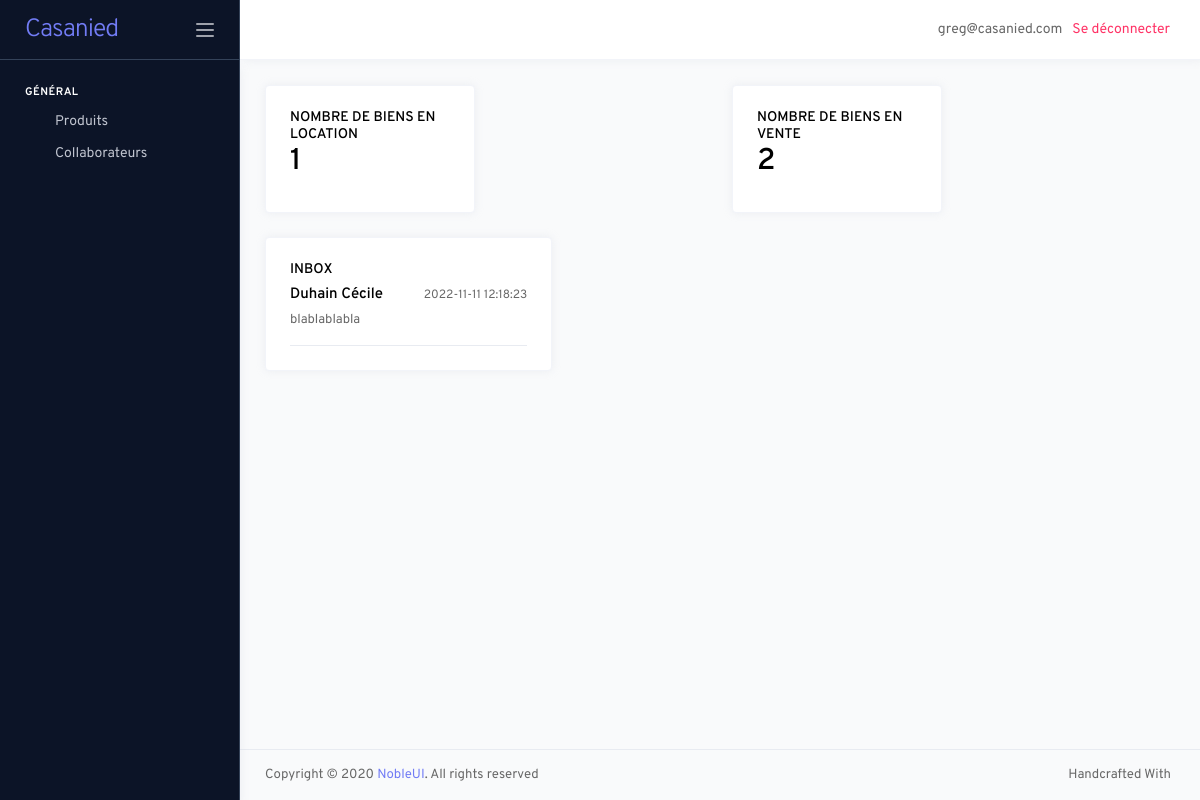
The page /BO_Project/admin.php (signed in) on the database as committed earlier.
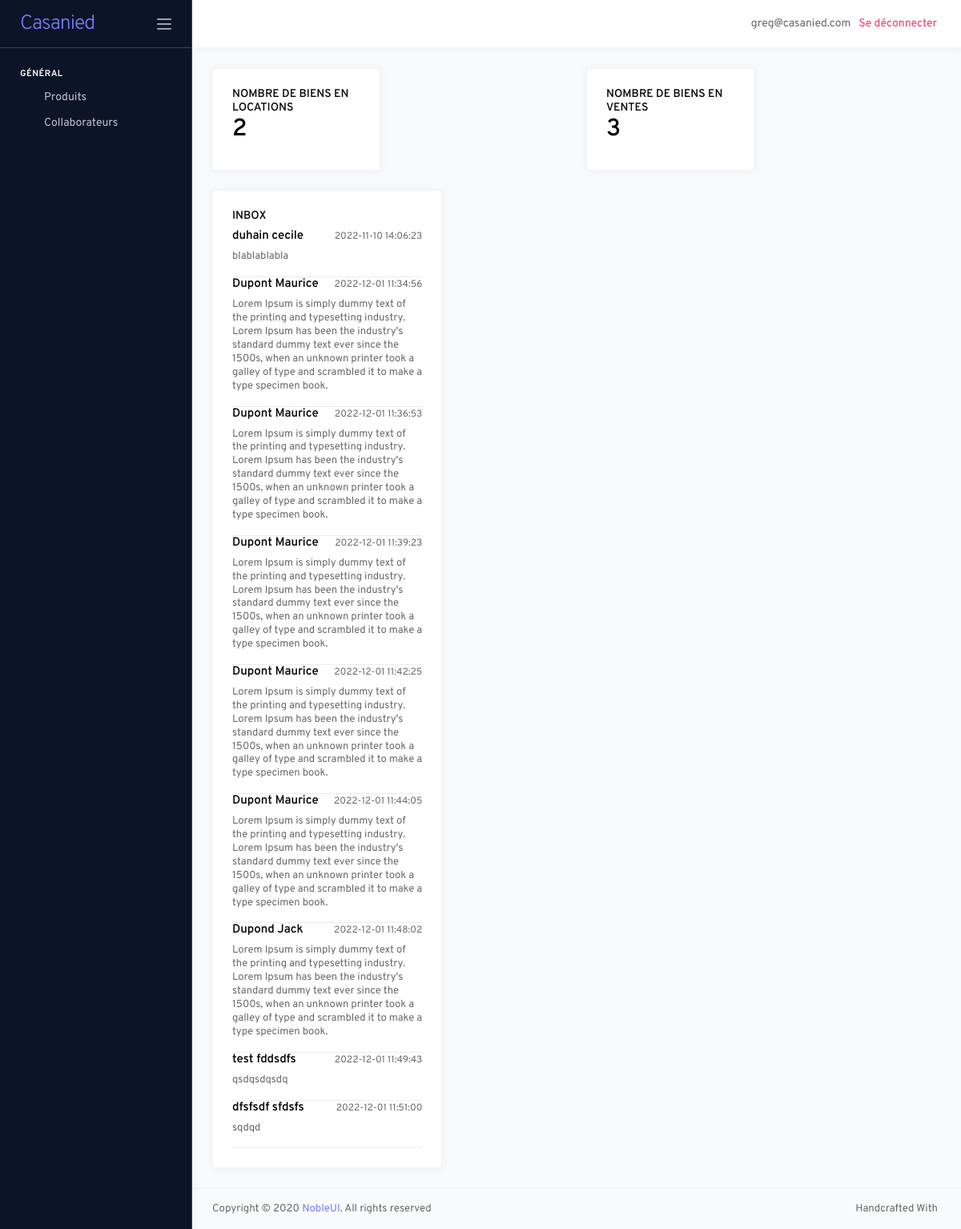
The same page on the database as committed later.
### tables this page shows
CREATE TABLE IF NOT EXISTS `category` (
  `id` int(11) NOT NULL AUTO_INCREMENT,
  `name` varchar(75) NOT NULL,
  PRIMARY KEY (`id`)
);

CREATE TABLE IF NOT EXISTS `contact` (
  `id` int(11) NOT NULL AUTO_INCREMENT,
  `name` varchar(75) NOT NULL,
  `firstName` varchar(100) NOT NULL,
  `tel` varchar(30) NOT NULL,
  `mail` varchar(255) NOT NULL,
  `message` varchar(255) NOT NULL,
  `date_envoi` datetime NOT NULL DEFAULT CURRENT_TIMESTAMP,
  PRIMARY KEY (`id`)
);

### BO_Project/pages/accueil.php (the view)
<div class="row">
    <?php
    $queryCount = "SELECT COUNT(*) FROM category";
    $reqCount = $bdd->prepare($queryCount);
    $reqCount->execute();
    $dataCount = $reqCount->fetch();
    for ($i = 1; $i <= $dataCount[0]; $i++) {
        $query = "SELECT COUNT(*) FROM product WHERE category_id='{$i}'";
        $req = $bdd->prepare($query);
        $req->execute();
        $data = $req->fetch();
        $query2 = "SELECT * FROM category WHERE id='{$i}'";
        $req2 = $bdd->prepare($query2);
        $req2->execute();
        $res = $req2->fetch();
    ?>
        <div class="col-6 col-xl-6 stretch-card">
            <div class="row flex-grow">
                <div class="col-md-6 grid-margin stretch-card">
                    <div class="card">
                        <div class="card-body">
                            <div class="d-flex justify-content-between align-items-baseline">
                                <h6 class="card-title mb-0"><?php echo "Nombre de biens en " . $res['name']; ?></h6>
                            </div>
                            <div class="row">
                                <div class="col-6 col-md-12 col-xl-5">
                                    <h3 class="mb-2"><?php echo $data[0]; ?></h3>
                                </div>
                            </div>
                        </div>
                    </div>
                </div>
            </div>
        </div>
    <?php
    }
    ?>
</div>
<div class="row">
    <div class="col-lg-6 col-xl-4 grid-margin grid-margin-xl-0 stretch-card">
        <div class="card">
            <div class="card-body">
                <div class="d-flex justify-content-between align-items-baseline mb-2">
                    <h6 class="card-title mb-0">Inbox</h6>
                </div>
                <?php
                $queryContact = "SELECT * FROM contact";
                $reqContact = $bdd->prepare($queryContact);
                $reqContact->execute();
                while ($dataContact = $reqContact->fetch()) {
                ?>
                    <div class="d-flex flex-column">
                        <a href="#" class="d-flex align-items-center border-bottom pb-3">
                            <div class="w-100">
                                <div class="d-flex justify-content-between">
                                    <h6 class="text-body mb-2"><?php echo $dataContact['name'] . " " . $dataContact['firstName']; ?></h6>
                                    <p class="text-muted tx-12"><?php echo $dataContact['date_envoi']; ?></p>
                                </div>
                                <p class="text-muted tx-13"><?php echo $dataContact['message']; ?></p>
                            </div>
                        </a>
                    </div>
                <?php
                }
                ?>
            </div>
        </div>
    </div>
</div>

### BO_Project/admin.php (shortened to what this page needs)
<?php
include('./pages/bdd.php');
?>
<!DOCTYPE html>
<html lang="fr">
<head>
	<link rel="stylesheet" href="assets/vendors/core/core.css">
	<link rel="stylesheet" href="assets/vendors/bootstrap-datepicker/bootstrap-datepicker.min.css">
	<link rel="stylesheet" href="assets/fonts/feather-font/css/iconfont.css">
	<link rel="stylesheet" href="assets/vendors/flag-icon-css/css/flag-icon.min.css">
	<link rel="stylesheet" href="assets/css/style.css">
</head>
<body class="sidebar-dark">
	<div class="main-wrapper">
		<nav class="sidebar">
			<div class="sidebar-header">
				<a href="admin.php" class="sidebar-brand">
					<span>Casanied</span>
				</a>
				<div class="sidebar-toggler not-active">
					<span></span>
					<span></span>
					<span></span>
				</div>
			</div>
			<div class="sidebar-body">
				<ul class="nav">
					<li class="nav-item nav-category">Général</li>
					<li class="nav-item">
						<a href="admin.php?page=4" class="nav-link">
							<i class="link-icon" data-feather="box"></i>
							<span class="link-title">Produits</span>
						</a>
					</li>
					<li class="nav-item">
						<a href="admin.php?page=5" class="nav-link">
							<i class="link-icon" data-feather="box"></i>
							<span class="link-title">Collaborateurs</span>
						</a>
					</li>
				</ul>
			</div>
		</nav>
		<div class="page-wrapper">
			<nav class="navbar">
				<div class="navbar-content">
					<ul class="navbar-nav">
						<li class="nav-item dropdown nav-profile">
							<a class="nav-link dropdown-toggle" href="#" id="profileDropdown" role="button" data-toggle="dropdown" aria-haspopup="true" aria-expanded="false">
								<p class="email text-muted"><?php echo $_SESSION['username'] ?></p>
							</a>
						</li>
						<li class="nav-item">
							<a class="nav-link text-danger" href="pages/logout.php">
								Se déconnecter
							</a>
						</li>
					</ul>
				</div>
			</nav>
			<div class="page-content">
				<?php
				if (isset($_SESSION['admin']) && $_SESSION['admin'] == 'ADMIN') {
					if (isset($_GET['page'])) {
						$page = $_GET['page'];
					} else {
						$page = 1;
					}
					if ($page == 1) {
						include('pages/accueil.php');
					} elseif ($page == 2) {
						include('pages/categorie.php');
					} elseif ($page == 3) {
						include('pages/sousCat.php');
					} elseif ($page == 4) {
						include('pages/produits.php');
					} elseif ($page == 5) {
						include('pages/collab.php');
					} elseif ($page == 6) {
						include('pages/addCollab.php');
					} elseif ($page == 7) {
						include('pages/confirmDelete.php');
					} elseif ($page == 8) {
						include('pages/addProduct.php');
					} elseif ($page == 9) {
						include('pages/target_product.php');
					}
				} else {
					$_SESSION['message'] = '<div class="alert alert-danger text-center" role="alert"><i class="fa-solid fa-triangle-exclamation me-3"></i>Vous n\'avez pas les droits pour accéder à cette zone</div>';
					header('Location: ../index.php?page=1');
				}
				?>
			</div>
			<footer class="footer d-flex flex-column flex-md-row align-items-center justify-content-between">
				<p class="text-muted text-center text-md-left">Copyright © 2020 <a href="https://www.nobleui.com" target="_blank">NobleUI</a>. All rights reserved</p>
				<p class="text-muted text-center text-md-left mb-0 d-none d-md-block">Handcrafted With <i class="mb-1 text-primary ml-1 icon-small" data-feather="heart"></i></p>
			</footer>
		</div>
	</div>
</body>
</html>

Rows that differ between the two databases and show on the page:
changed category: name "LOCATION" → "LOCATIONS"; data "1" → "2"
changed category: name "VENTE" → "VENTES"; data "2" → "3"
changed contact "blablablabla": name "Duhain" → "duhain"; firstName "Cécile" → "cecile"; date_envoi "2022-11-11 12:18:23" → "2022-11-10 14:06:23"
added contact: name "Dupont", firstName "Maurice", date_envoi "2022-12-01 11:34:56", message "Lorem Ipsum is simply dummy text of the printing and typesetting industry. Lorem Ipsum has been the industry's standard dummy text ever since the 1500s, when an unknown printer took a galley of type and scrambled it to make a type specimen book."
added contact: name "Dupont", firstName "Maurice", date_envoi "2022-12-01 11:36:53", message "Lorem Ipsum is simply dummy text of the printing and typesetting industry. Lorem Ipsum has been the industry's standard dummy text ever since the 1500s, when an unknown printer took a galley of type and scrambled it to make a type specimen book."
added contact: name "Dupont", firstName "Maurice", date_envoi "2022-12-01 11:39:23", message "Lorem Ipsum is simply dummy text of the printing and typesetting industry. Lorem Ipsum has been the industry's standard dummy text ever since the 1500s, when an unknown printer took a galley of type and scrambled it to make a type specimen book."
added contact: name "Dupont", firstName "Maurice", date_envoi "2022-12-01 11:42:25", message "Lorem Ipsum is simply dummy text of the printing and typesetting industry. Lorem Ipsum has been the industry's standard dummy text ever since the 1500s, when an unknown printer took a galley of type and scrambled it to make a type specimen book."
added contact: name "Dupont", firstName "Maurice", date_envoi "2022-12-01 11:44:05", message "Lorem Ipsum is simply dummy text of the printing and typesetting industry. Lorem Ipsum has been the industry's standard dummy text ever since the 1500s, when an unknown printer took a galley of type and scrambled it to make a type specimen book."
added contact: name "Dupond", firstName "Jack", date_envoi "2022-12-01 11:48:02", message "Lorem Ipsum is simply dummy text of the printing and typesetting industry. Lorem Ipsum has been the industry's standard dummy text ever since the 1500s, when an unknown printer took a galley of type and scrambled it to make a type specimen book."
added contact: name "test", firstName "fddsdfs", date_envoi "2022-12-01 11:49:43", message "qsdqsdqsdq"
added contact: name "dfsfsdf", firstName "sfdsfs", date_envoi "2022-12-01 11:51:00", message "sqdqd"
